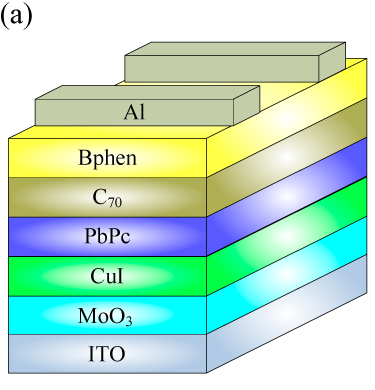
#> input picture IMAGES/layer1.png, 375 x 390 px, found by its file name
$ python edge_detect.py
#> lines starting #> are read from the running program, lines starting #| are printed output that depends on the picture
import cv2
import numpy as np
from matplotlib import pyplot as plt

img = cv2.imread('layer1.png',0)
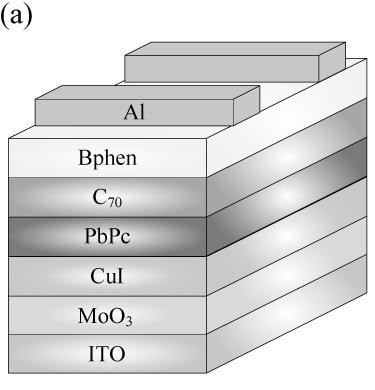
#> img: shape (390, 375); min 0, max 255, mean 214.5
edges = cv2.Canny(img,100,200)
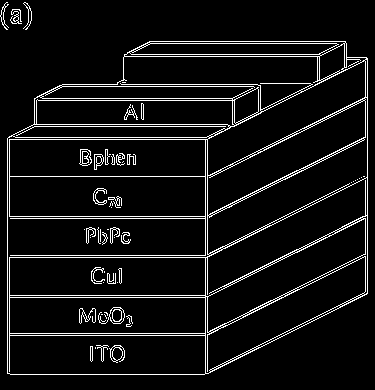
#> edges: shape (390, 375); 7.1% white in thin lines or dots

# [6 lines of commented-out code are left out]
cv2.imwrite('onlyedges.png',edges)

cv2.waitKey(0)
plt.show()

$ run again, with IMAGES/converted_layer2.png copied over IMAGES/layer1.png
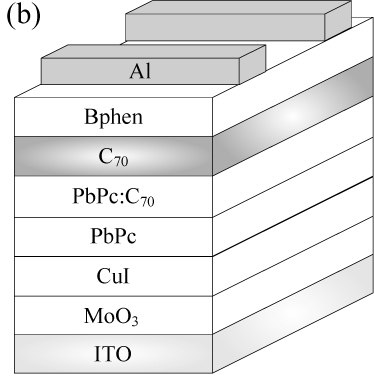
#> input picture IMAGES/converted_layer2.png, 374 x 382 px, found by its file name
#> img is the input picture: shape (382, 374); min 0, max 255, mean 232.4
#> `edges = cv2.Canny(img,100,200)`:
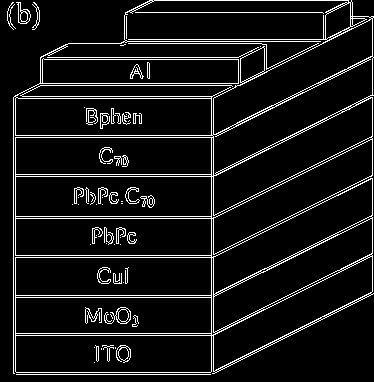
#> edges: shape (382, 374); 8.2% white in thin lines or dots

$ run again, with IMAGES/resize.png copied over IMAGES/layer1.png
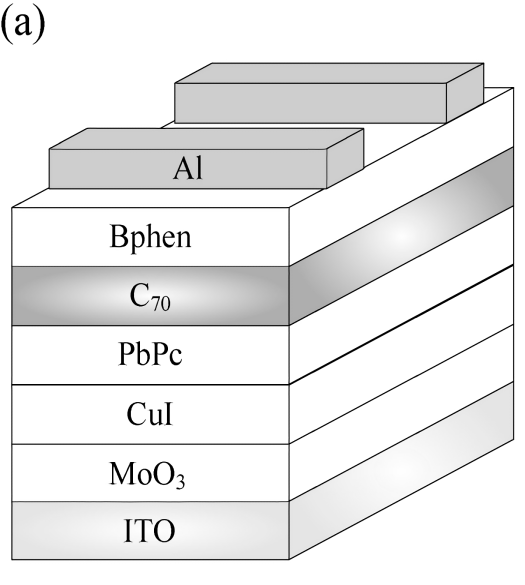
#> input picture IMAGES/resize.png, 525 x 585 px, found by its file name
#> img is the input picture: shape (585, 525); min 0, max 255, mean 233.9
#> `edges = cv2.Canny(img,100,200)`:
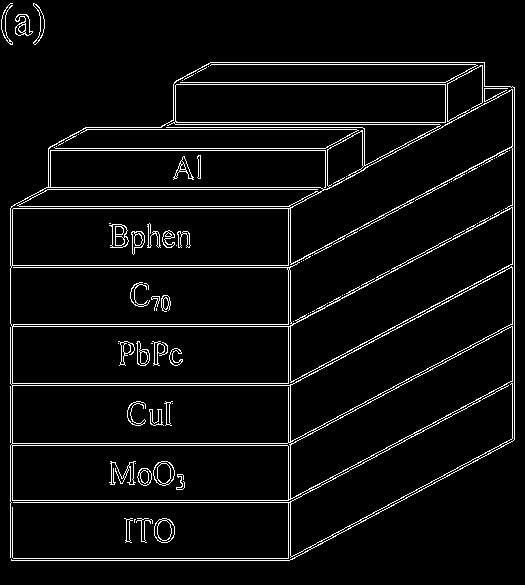
#> edges: shape (585, 525); 5.3% white in thin lines or dots
